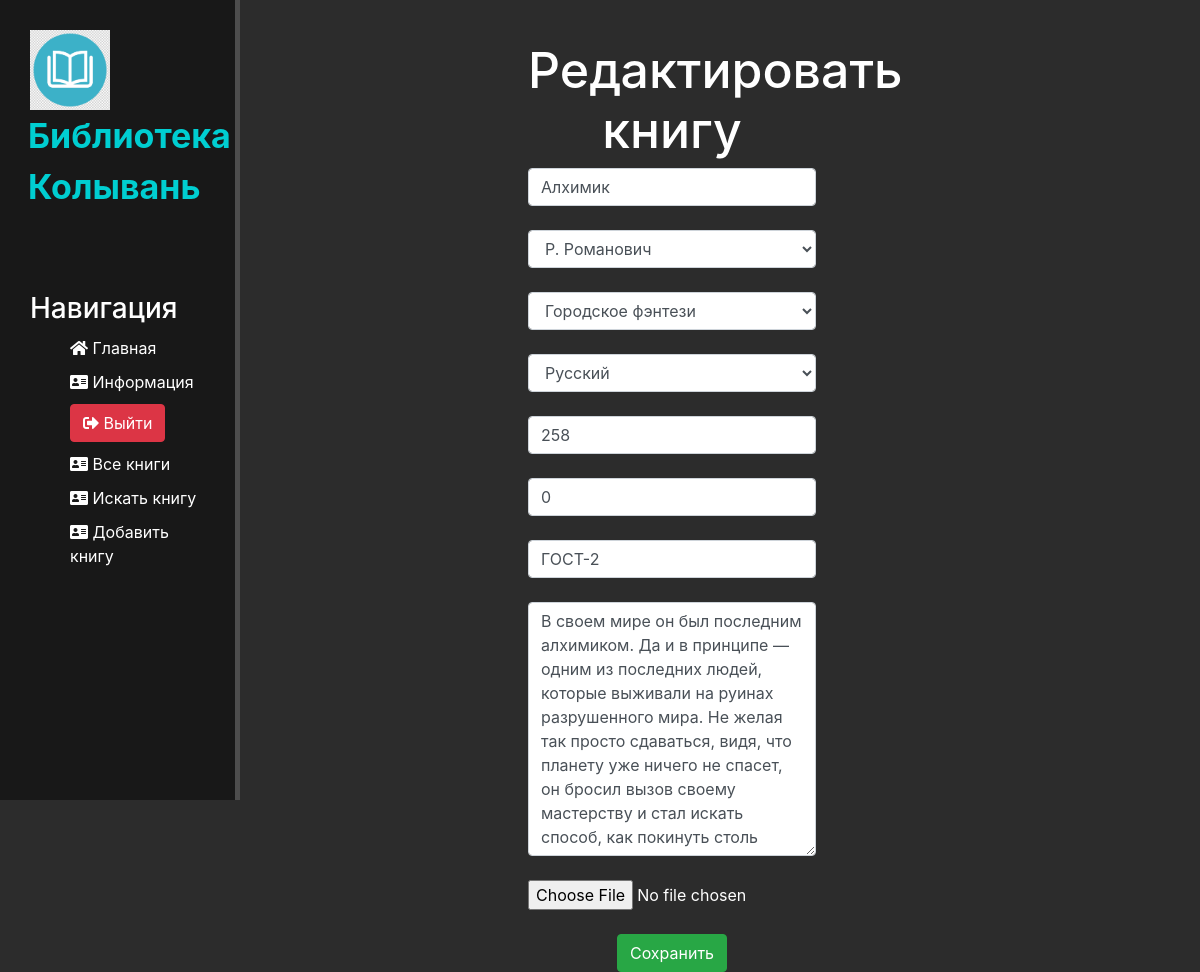
/adm/editbook/1/ (signed in), run on an earlier commit of the app's database.
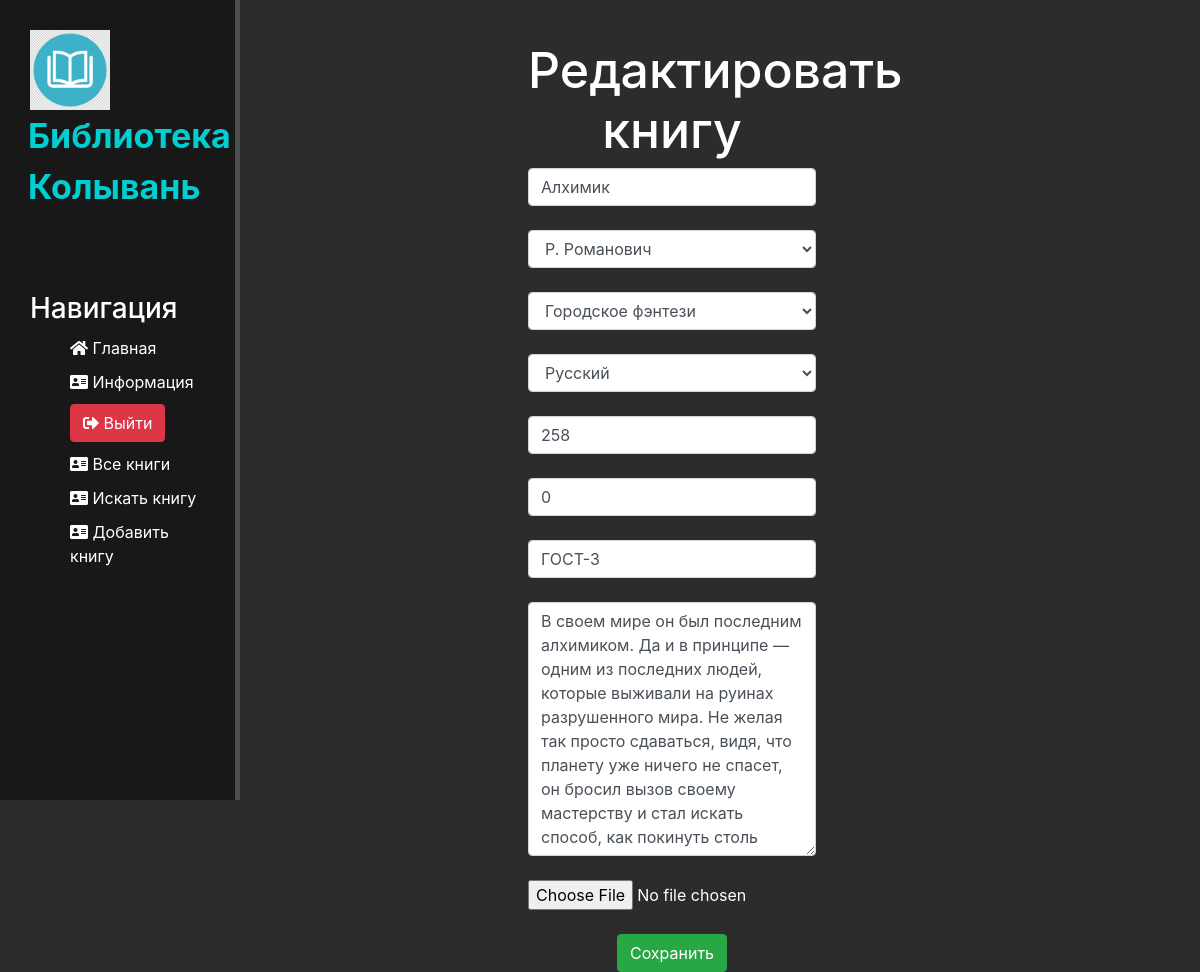
And on a later commit of the database.
### books/models.py (models this page shows, shortened)
class Books(models.Model):
    bookname = models.CharField('bookName', max_length=50 )
    bookannotation = models.TextField('bookAnnotation')
    pageamount = models.IntegerField('pageAmount')
    bookamount = models.IntegerField('bookAmount')
    registrationnumber = models.CharField('registrationNumber', max_length=10 )
    writer = models.ForeignKey(Writers, on_delete=models.CASCADE)
    language = models.ForeignKey(Languages, on_delete=models.CASCADE)
    genre = models.ForeignKey(Genres, on_delete=models.CASCADE)
    cover = models.ImageField(upload_to='cover/', blank=True)
    deletion_requested = models.BooleanField(default=False)
    class Meta:
        verbose_name = 'Книга'
        verbose_name_plural = 'Книги'

### main/decorators.py (the view)
    def decorator(request, *args, **kwargs):
        if not request.user.is_authenticated:
            return redirect('login')
        if not request.user.groups.filter(name='admin').exists():
            return redirect('no_access')
        return view_func(request, *args, **kwargs)

### adm/views.py (called while the page is built, shortened)
@has_admin_permission
def book_edit(request, book_id):
    book = get_object_or_404(Books, id=book_id)
    error = ''
    booksform = BooksForm(instance=book)
    data = {
        'booksform': booksform,
        'error': error
    }
    return render(request, 'adm/editbook.html', {'booksform': booksform, 'error': error})

### books/models.py (called while the page is built)
    def __str__(self):
        return self.writername

    def __str__(self):
        return self.genre

    def __str__(self):
        return self.language

### adm/templates/adm/editbook.html (shortened to what this page needs)
{% extends 'main/layout.html' %}
{% block aside_links %}
{% include 'main/admin_links.html'%}
{% endblock %}
{% block content %}
<div class="addbook">
    <h1>Редактировать книгу</h1>
        <form method="post" enctype="multipart/form-data">
        {% for book in booksform %}
            {{ book}}
            <br>
        {% endfor %}
        <button class=" btn btn-success" type="submit">Сохранить</button>
    </form>
</div>
{% endblock %}

What changed in the data, as far as the page shows it:
changed Books "Алхимик": registrationnumber "ГОСТ-2" → "ГОСТ-3"
